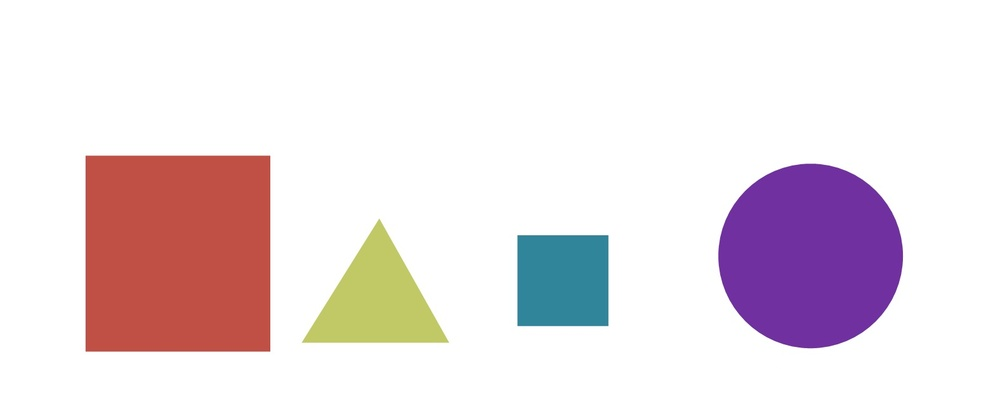
#> input picture images/bunchofshapes.jpg, 1000 x 409 px, shrunk from 1576 x 645 before the run
$ jupyter execute 'Lecture 4.2 - Sorting Contours.ipynb'
#> lines starting #> are read from the running program, lines starting #| are printed output that depends on the picture; after the words box and inside, x2 and y2 are one past the last pixel; in counts of white or black regions, pixels touching at a corner belong together
## Sorting Contours

We can sort contours in many ways.

[cell 1]
import cv2
import numpy as np

# Load our image
image = cv2.imread('images/bunchofshapes.jpg')
#> image is the input picture: shape (409, 1000, 3); mean B, G, R 226.7, 222.2, 234.4
cv2.imshow('0 - Original Image', image)
cv2.waitKey(0)

# Create a black image with same dimensions as our loaded image
blank_image = np.zeros((image.shape[0], image.shape[1], 3))

# Create a copy of our original image
orginal_image = image

# Grayscale our image
gray = cv2.cvtColor(image,cv2.COLOR_BGR2GRAY)

# Find Canny edges
edged = cv2.Canny(gray, 50, 200)
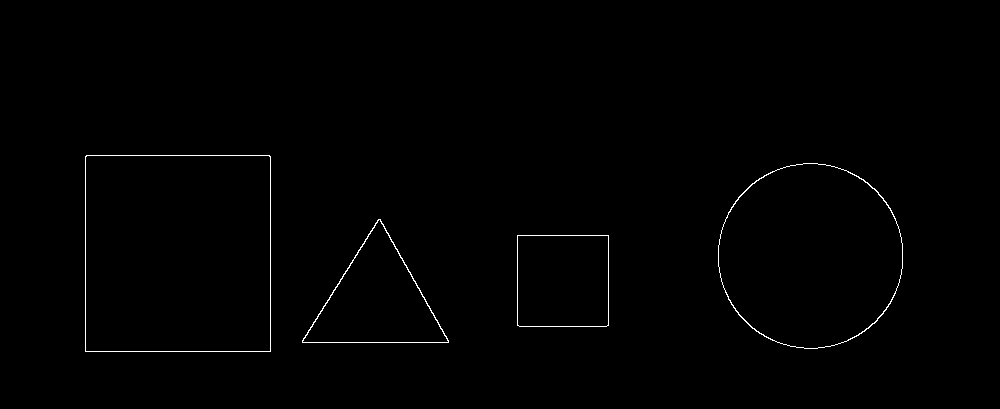
#> edged: shape (409, 1000); 0.57% white in thin lines or dots, all inside (x1, y1, x2, y2) = (85, 155, 903, 352)
cv2.imshow('1 - Canny Edges', edged)
cv2.waitKey(0)

# Find contours and print how many were found
contours, hierarchy = cv2.findContours(edged.copy(), cv2.RETR_EXTERNAL, cv2.CHAIN_APPROX_NONE)
#> contours = 4 contours; box (x1, y1, x2, y2) and area: (85, 155, 271, 352) 36259, (718, 163, 903, 349) 26813, (302, 219, 449, 343) 9207, (517, 235, 609, 327) 8278
print ("Number of contours found = ", len(contours))
#| Number of contours found =  4

#Draw all contours
cv2.drawContours(blank_image, contours, -1, (0,255,0), 3)
cv2.imshow('2 - All Contours over blank image', blank_image)
cv2.waitKey(0)

# Draw all contours over blank image
cv2.drawContours(image, contours, -1, (0,255,0), 3)
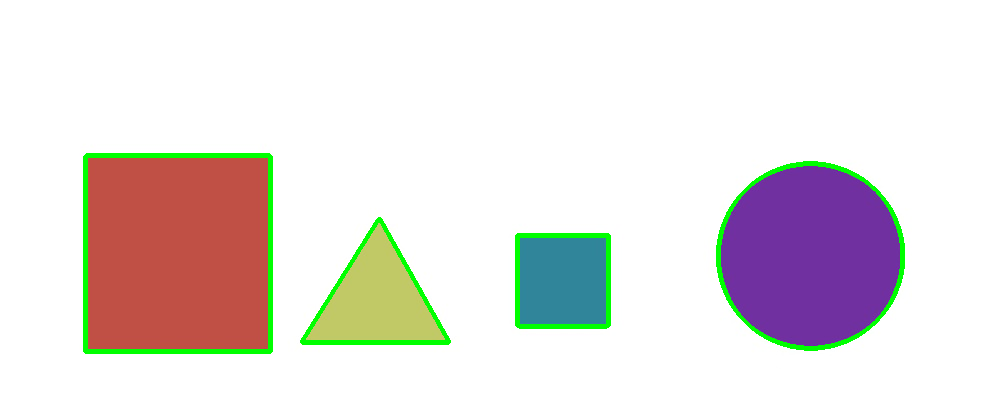
#> image: shape (409, 1000, 3); 2.49% of pixels changed, all inside (x1, y1, x2, y2) = (83, 153, 905, 354)
cv2.imshow('3 - All Contours', image)
cv2.waitKey(0)

cv2.destroyAllWindows()

### Let's now sort by area

[cell 2]
import cv2
import numpy as np

# Function we'll use to display contour area

def get_contour_areas(contours):
    # returns the areas of all contours as list
    all_areas = []
    for cnt in contours:
        area = cv2.contourArea(cnt)
        all_areas.append(area)
#> this loop made 4 passes
#> area on passes 1 to 4: 8278, 9207, 26813, 36259
#> after the loop, all_areas = [8278, 9207, 26813, 36259]
    return all_areas

# Load our image
image = cv2.imread('images/bunchofshapes.jpg')
orginal_image = image

# Let's print the areas of the contours before sorting
print("Contor Areas before sorting")
print(get_contour_areas(contours))
#| [8278.0, 9207.0, 26813.0, 36259.0]

# Sort contours large to small
sorted_contours = sorted(contours, key=cv2.contourArea, reverse=True)
#> sorted_contours has the same summary as contours
#sorted_contours = sorted(contours, key=cv2.contourArea, reverse=True)[:3]

print("Contor Areas after sorting")
print(get_contour_areas(sorted_contours))
#> the loop in get_contour_areas (call 2), `for cnt in contours:` made 4 passes
#| [36259.0, 26813.0, 9207.0, 8278.0]

# Iterate over our contours and draw one at a time
for c in sorted_contours:
    cv2.drawContours(orginal_image, [c], -1, (255,0,0), 3)
    cv2.waitKey(0)
    cv2.imshow('Contours by area', orginal_image)
#> this loop made 4 passes
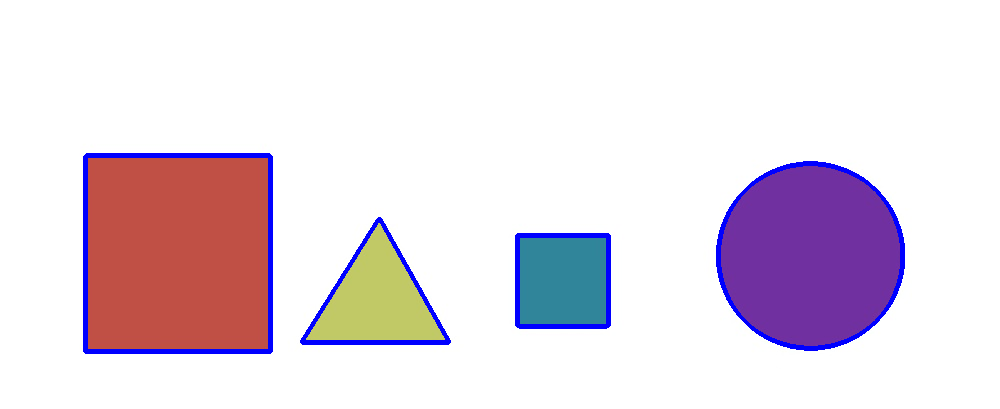
#> orginal_image: shape (409, 1000, 3); 2.49% of pixels changed, all inside (x1, y1, x2, y2) = (83, 153, 905, 354)

cv2.waitKey(0)
cv2.destroyAllWindows()

[cell 3]
import cv2
import numpy as np

# Functions we'll use for sorting by position

def x_cord_contour(contours):
    #Returns the X cordinate for the contour centroid
    if cv2.contourArea(contours) > 10:
        M = cv2.moments(contours)
        return (int(M['m10']/M['m00']))
    else:
        pass


def label_contour_center(image, c):
    # Places a red circle on the centers of contours
    M = cv2.moments(c)
    cx = int(M['m10'] / M['m00'])
    cy = int(M['m01'] / M['m00'])

    # Draw the countour number on the image
    cv2.circle(image,(cx,cy), 10, (0,0,255), -1)
    return image


# Load our image
image = cv2.imread('images/bunchofshapes.jpg')
orginal_image = image.copy()


# Computer Center of Mass or centroids and draw them on our image
for (i, c) in enumerate(contours):
    orig = label_contour_center(image, c)
#> this loop made 4 passes
#> (cx in label_contour_center, cy in label_contour_center) on passes 1 to 4: (562, 280), (376, 300), (810, 255), (177, 253)
#> pass 2, `orig = label_contour_center(image, c)`:
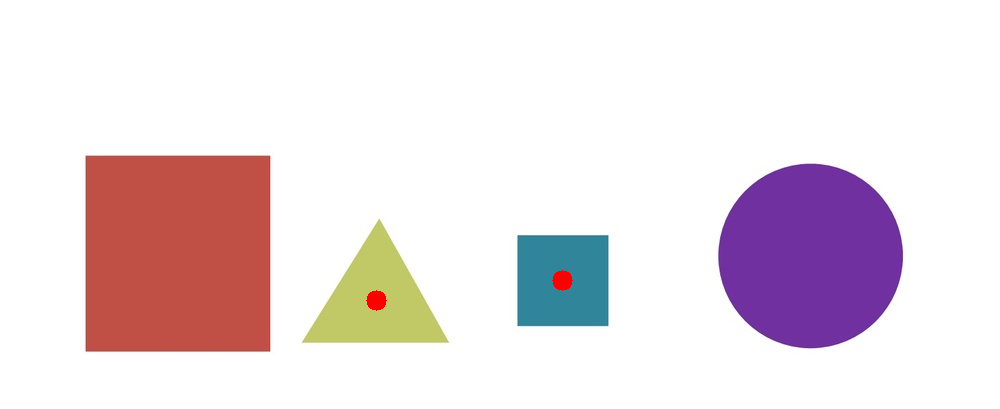
#> orig: shape (409, 1000, 3); mean B, G, R 226.5, 222, 234.6
#> pass 3, `orig = label_contour_center(image, c)`:
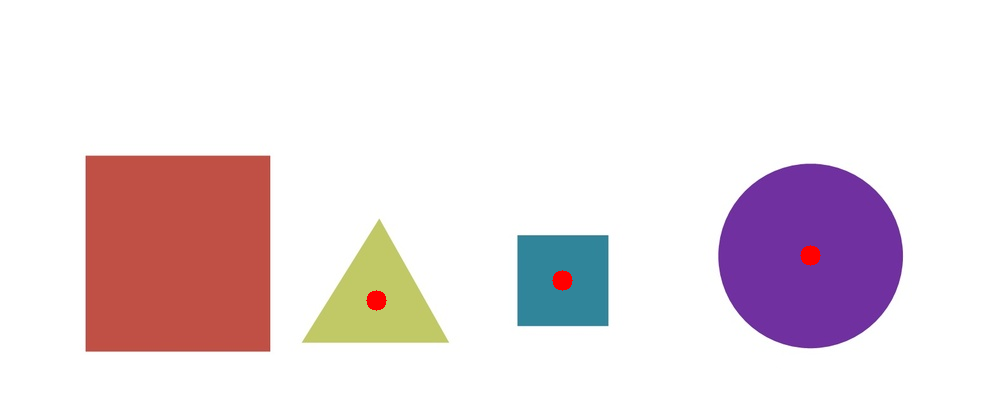
#> orig: shape (409, 1000, 3); 0.08% of pixels changed, all inside (x1, y1, x2, y2) = (800, 245, 821, 266)
#> after the loop:
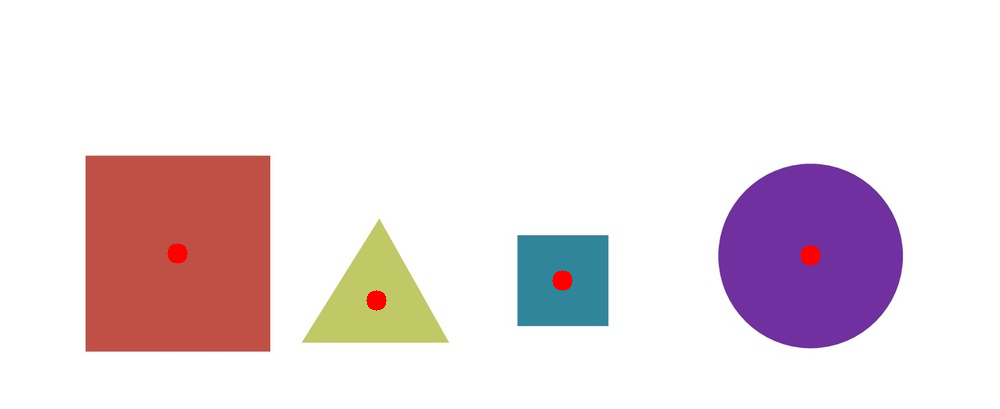
#> image: shape (409, 1000, 3); 0.31% of pixels changed, all inside (x1, y1, x2, y2) = (167, 243, 821, 311)

cv2.imshow("4 - Contour Centers ", image)
cv2.waitKey(0)

# Sort by left to right using our x_cord_contour function
contours_left_to_right = sorted(contours, key = x_cord_contour, reverse = False)
#> in x_cord_contour, `M = cv2.moments(contours)`: M = moments, m00 8278, centre m10/m00, m01/m00 = (562.5, 280.5)
#> contours_left_to_right has the same summary as contours


# Labeling Contours left to right
for (i,c)  in enumerate(contours_left_to_right):
    cv2.drawContours(orginal_image, [c], -1, (0,0,255), 3)
    M = cv2.moments(c)
    cx = int(M['m10'] / M['m00'])
    cy = int(M['m01'] / M['m00'])
    cv2.putText(orginal_image, str(i+1), (cx, cy), cv2.FONT_HERSHEY_SIMPLEX, 2, (0, 255, 0), 3)
    cv2.imshow('6 - Left to Right Contour', orginal_image)
    cv2.waitKey(0)
    (x, y, w, h) = cv2.boundingRect(c)

    # Let's now crop each contour and save these images
    cropped_contour = orginal_image[y:y + h, x:x + w]
    image_name = "output_shape_number_" + str(i+1) + ".jpg"
    print(image_name)
    cv2.imwrite(image_name, cropped_contour)
#> this loop made 4 passes
#> (cx, cy, x, y, w, h, image_name) on passes 1 to 4: (177, 253, 85, 155, 186, 197, 'output_shape_number_1.jpg'), (376, 300, 302, 219, 147, 124, 'output_shape_number_2.jpg'), (562, 280, 517, 235, 92, 92, 'output_shape_number_3.jpg'), (810, 255, 718, 163, 185, 186, 'output_shape_number_4.jpg')
#| output_shape_number_1.jpg
#| output_shape_number_2.jpg
#| output_shape_number_3.jpg
#| output_shape_number_4.jpg
#> pass 1, `cv2.imshow('6 - Left to Right Contour', orginal_image)`:
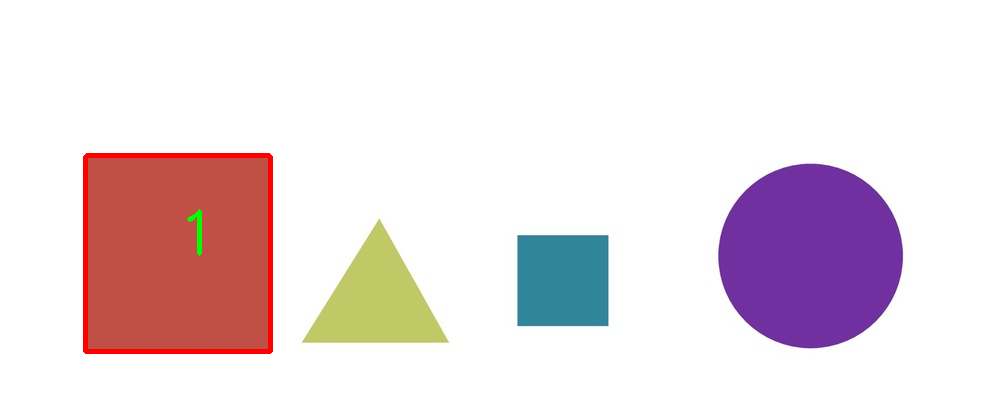
#> window '6 - Left to Right Contour': shape (409, 1000, 3); mean B, G, R 225.2, 220.8, 234.6
#> pass 1, `cropped_contour = orginal_image[y:y + h, x:x + w]`:
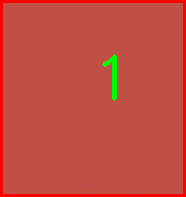
#> cropped_contour: shape (197, 186, 3); mean B, G, R 64.2, 76.3, 194.5
#> pass 2, `cropped_contour = orginal_image[y:y + h, x:x + w]`:
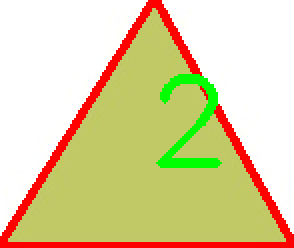
#> cropped_contour: shape (124, 147, 3) (shown 2 times larger); mean B, G, R 160.2, 209.7, 221.4
#> after the loop:
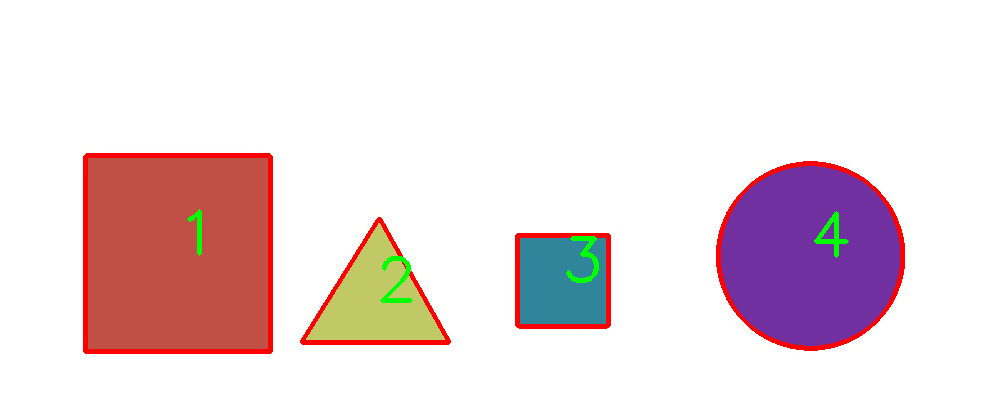
#> orginal_image: shape (409, 1000, 3); 2.89% of pixels changed, all inside (x1, y1, x2, y2) = (83, 153, 905, 354)

cv2.destroyAllWindows()

$ run again, with images/4star.jpg copied over images/bunchofshapes.jpg
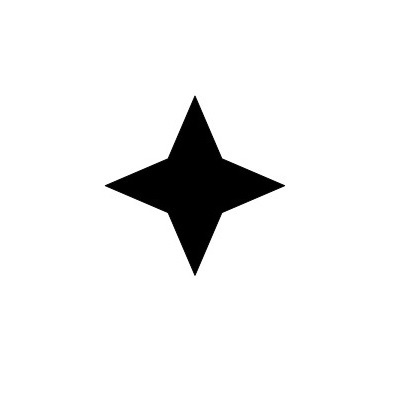
#> input picture images/4star.jpg, 400 x 400 px
#> image is the input picture: shape (400, 400, 3); min 0, max 255, mean 239.2
#> `edged = cv2.Canny(gray, 50, 200)`:
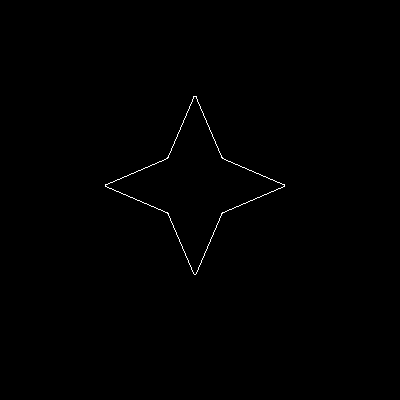
#> edged: shape (400, 400); 0.32% white in thin lines or dots, all inside (x1, y1, x2, y2) = (105, 96, 285, 275)
#> contours = 1 contour; box (x1, y1, x2, y2) and area: (105, 96, 285, 275) 9939
#| Number of contours found =  1
#> image: shape (400, 400, 3); 1.55% of pixels changed, all inside (x1, y1, x2, y2) = (103, 94, 287, 277)
#> the loop in get_contour_areas, `for cnt in contours:` made 1 pass
#> area on pass 1: 9939
#> after the loop in get_contour_areas, `for cnt in contours:`: all_areas = [9939]
#| [9939.0]
#> sorted_contours has the same summary as contours
#> the loop in get_contour_areas (call 2), `for cnt in contours:` made 1 pass
#| [9939.0]
#> the loop `for c in sorted_contours:` made 1 pass
#> the loop `for (i, c) in enumerate(contours):` made 1 pass
#> (cx in label_contour_center, cy in label_contour_center) on pass 1: (194, 185)
#> M = moments, m00 9939, centre m10/m00, m01/m00 = (194.5, 185.2)
#> contours_left_to_right has the same summary as contours
#> the loop `for (i,c)  in enumerate(contours_left_to_right):` made 1 pass
#> (cx, cy, x, y, w, h, image_name) on pass 1: (194, 185, 105, 96, 180, 179, 'output_shape_number_1.jpg')
#> (printed output is left out)
#> pass 1, `cropped_contour = orginal_image[y:y + h, x:x + w]`:
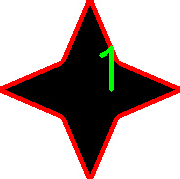
#> cropped_contour: shape (179, 180, 3); mean B, G, R 166.6, 168.7, 185.6
